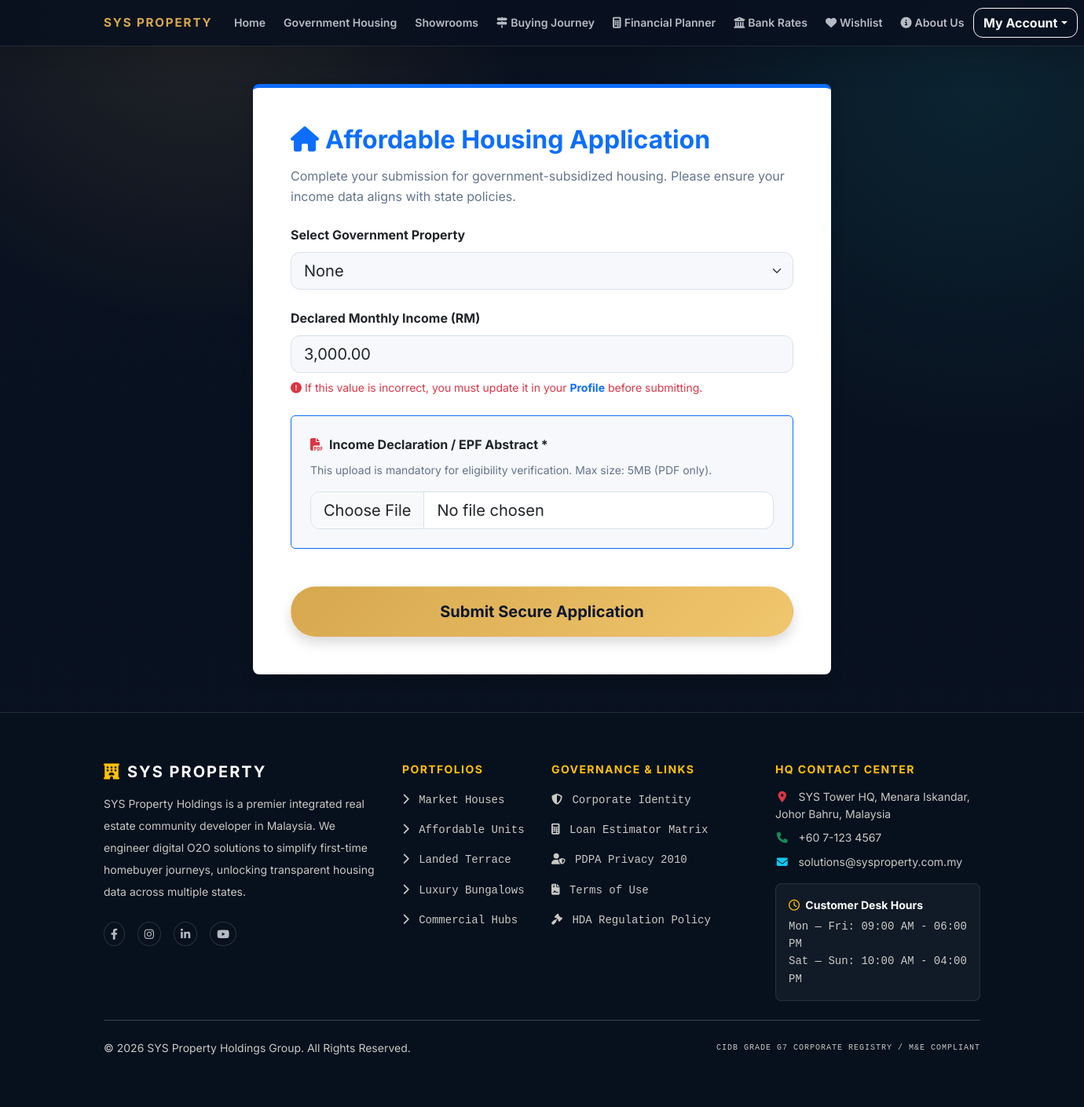
/customer/apply_affordable.php (signed in), run on an earlier commit of the app's database.
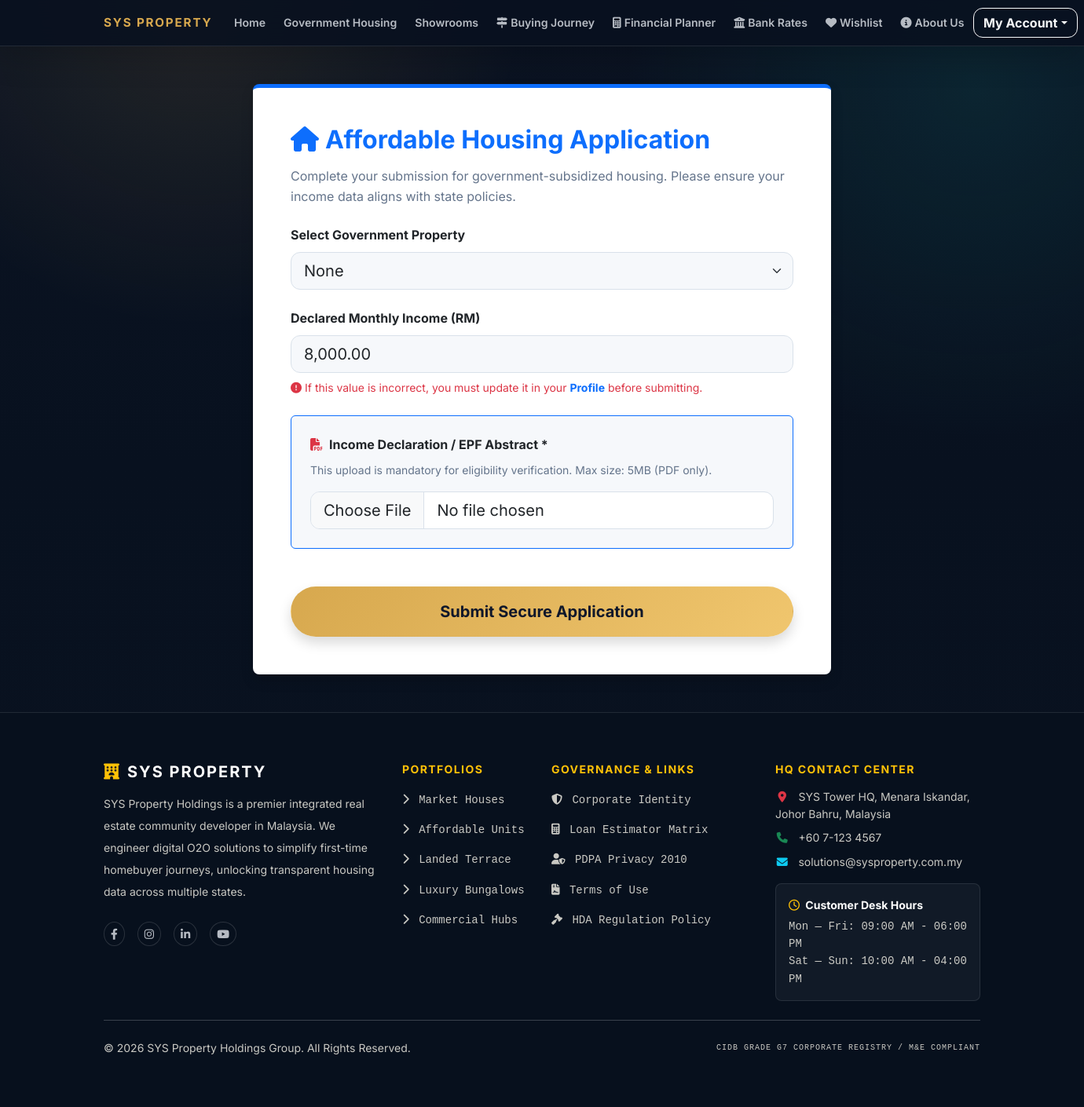
And on a later commit of the database.
### tables this page shows
CREATE TABLE `customers` (
  `customer_id` int(11) NOT NULL,
  `full_name` varchar(255) NOT NULL,
  `phone_number` varchar(20) NOT NULL,
  `marital_status` enum('SINGLE','MARRIED') NOT NULL,
  `dependents_count` int(11) NOT NULL DEFAULT 0,
  `occupation` varchar(150) NOT NULL,
  `monthly_income` decimal(10,2) NOT NULL,
  `profile_image` varchar(255) DEFAULT NULL
);

### customer/apply_affordable.php (the view, shortened to what this page needs)
<?php
include '../includes/db_connect.php';
$account_id = $_SESSION['account_id'];
$user_stmt = $conn->prepare("SELECT monthly_income FROM customers WHERE customer_id = ?");
$user_stmt->bind_param("i", $account_id);
$user_stmt->execute();
$user = $user_stmt->get_result()->fetch_assoc();
$user_income = (float)($user['monthly_income'] ?? 0);
$preselect = isset($_GET['id']) ? intval($_GET['id']) : 0;
include '../includes/header.php';
?>
<div class="container my-5">
    <div class="row justify-content-center">
        <div class="col-md-8">
            <div class="card shadow border-0 border-top border-primary border-5 rounded-3">
                <div class="card-body p-5">
                    <h2 class="fw-bold mb-3 text-primary"><i class="fas fa-home me-2"></i>Affordable Housing Application</h2>
                    <p class="text-muted mb-4">Complete your submission for government-subsidized housing. Please ensure your income data aligns with state policies.</p>
                    <form method="POST" enctype="multipart/form-data">
                        <div class="mb-4">
                            <label class="form-label fw-bold">Select Government Property</label>
                            <select name="property_id" class="form-select form-select-lg bg-light" required>
                                <option value="" <?php echo $preselect === 0 ? 'selected' : ''; ?>>None</option>
                            </select>
                        </div>
                        <div class="mb-4">
                            <label class="form-label fw-bold">Declared Monthly Income (RM)</label>
                            <input type="text" class="form-control form-control-lg bg-light" value="<?php echo number_format($user_income, 2); ?>" readonly>
                            <small class="text-danger mt-2 d-block"><i class="fas fa-exclamation-circle me-1"></i>If this value is incorrect, you must update it in your <a href="profile.php" class="fw-bold text-decoration-none income-profile-warning-link">Profile</a> before submitting.</small>
                        </div>
                        <div class="mb-5 p-4 bg-light rounded border border-primary">
                            <label class="form-label fw-bold"><i class="fas fa-file-pdf text-danger me-2"></i>Income Declaration / EPF Abstract *</label>
                            <p class="small text-muted mb-3">This upload is mandatory for eligibility verification. Max size: 5MB (PDF only).</p>
                            <input type="file" name="document" class="form-control form-control-lg" accept="application/pdf" required>
                        </div>
                        <button type="submit" class="btn btn-primary btn-lg w-100 fw-bold py-3 shadow rounded-pill">Submit Secure Application</button>
                    </form>
                </div>
            </div>
        </div>
    </div>
</div>
<?php include '../includes/footer.php'; ?>

What changed in the data, as far as the page shows it:
changed customers: monthly_income "3,000.00" → "8,000.00"
